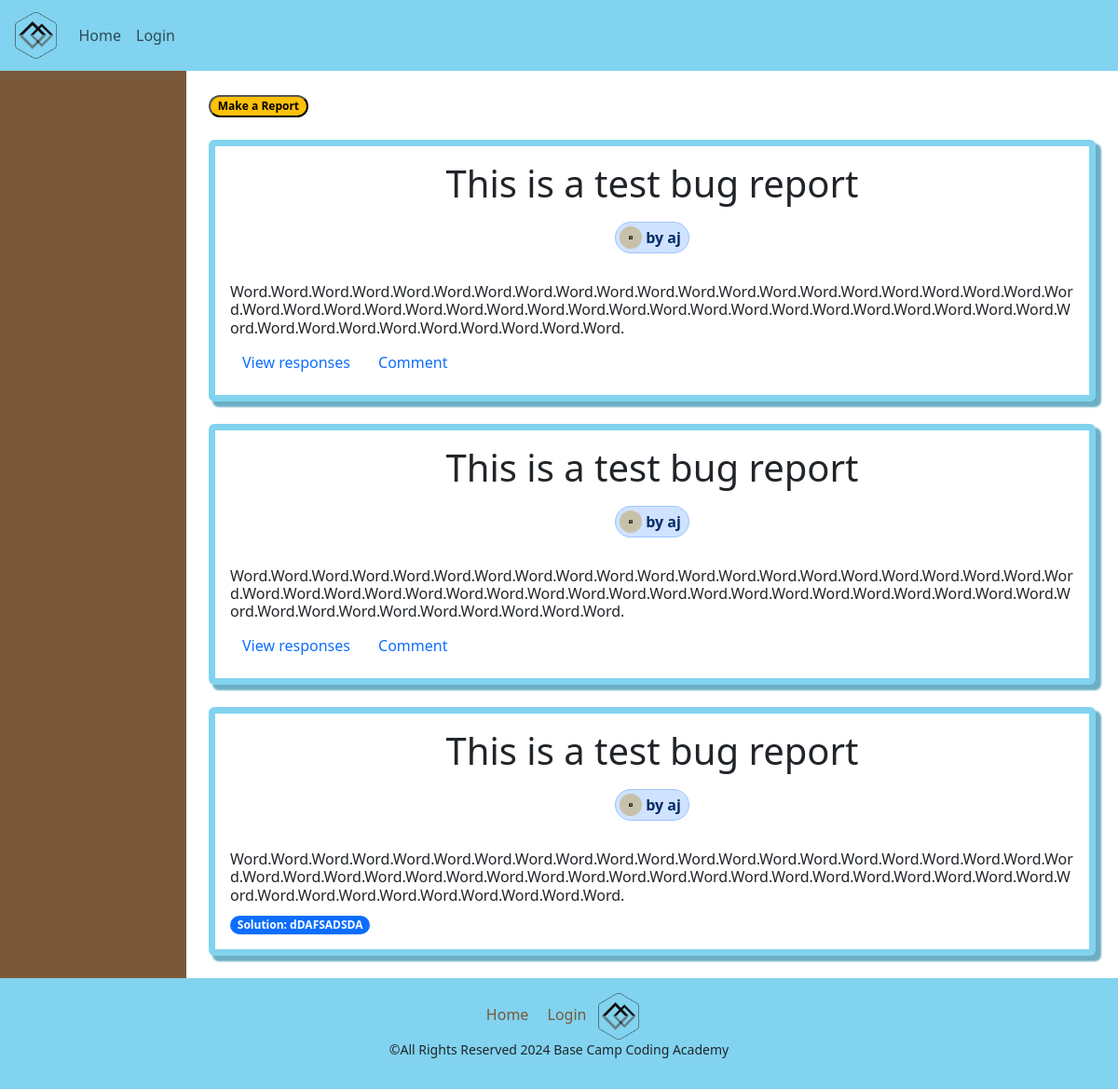
/bugBoard/, run on an earlier commit of the app's database.
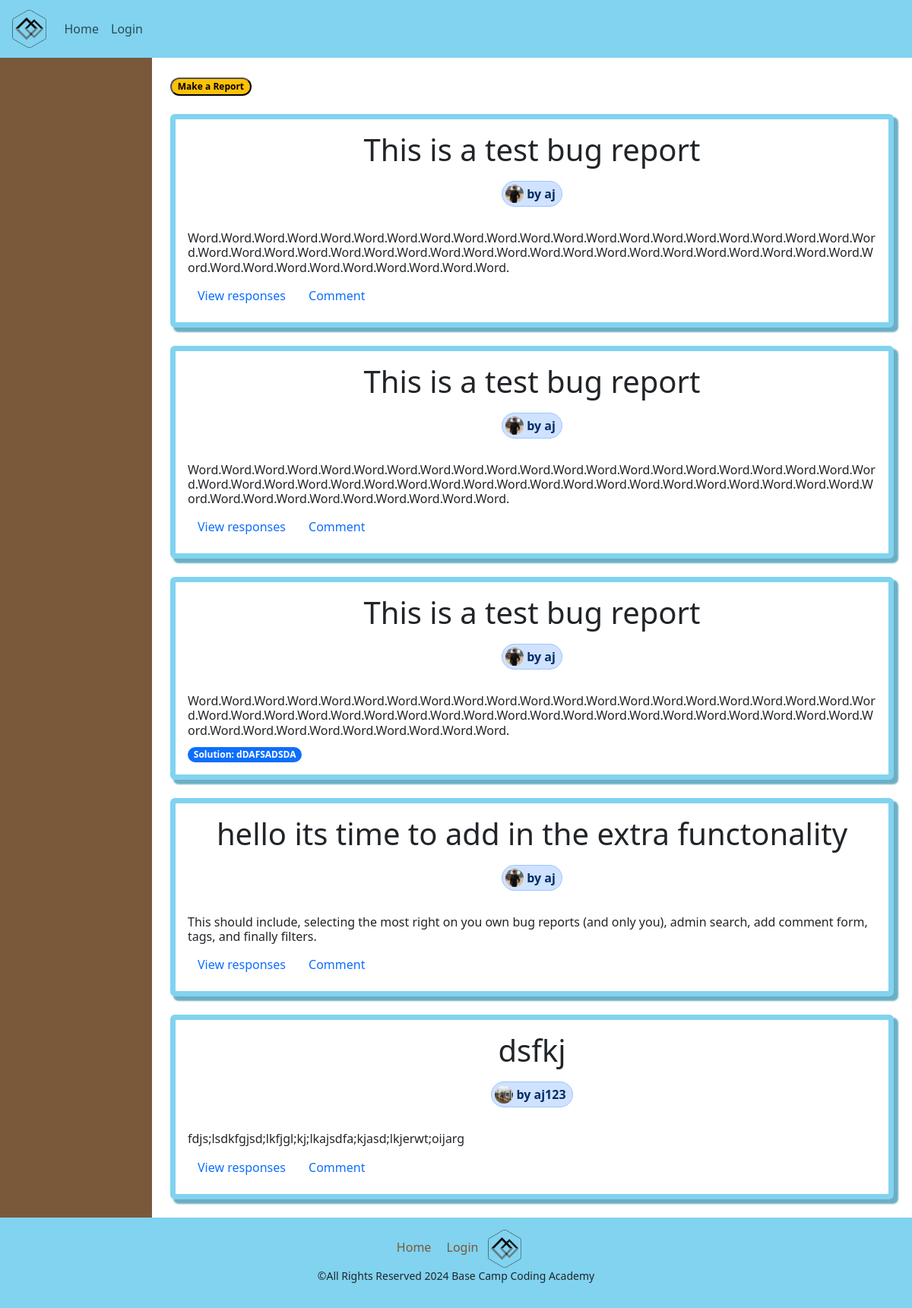
And on a later commit of the database.
### app/models.py (models this page shows, shortened)
class BugReport(models.Model):
    account = models.ForeignKey(Account, null=True, on_delete=models.SET_NULL)
    title = models.CharField(max_length=255, null=True)
    prompt = models.TextField(null=True)
    messages = models.ManyToManyField(Message, related_name='bug_reports_messages', null=True, blank=True)
    most_correct = models.OneToOneField(Message, related_name='bug_report_most_correct', null=True, blank=True, on_delete=models.SET_NULL)
    date_created = models.DateField(auto_now=True)

class Account(models.Model):
    user = models.OneToOneField(User, null=True, on_delete=models.CASCADE)
    profile_picture = models.ImageField(upload_to='profile_pics/', null=True, blank=True)

class Message(models.Model):
    account = models.ForeignKey(Account, null=True, on_delete=models.SET_NULL)
    content = models.CharField(max_length=255, unique=True)
    def __str__(self):
        return self.content

### app/views.py (the view, shortened to what this page needs)
# urls.py: path('bugBoard/', bugBoardPage, name="bugBoard"),
def bugBoardPage(request: HttpRequest) -> HttpResponse:
    report_form = reportForm()
    message_form = messageForm()
    reportList = getAllReports()
    context = {'bugReports': reportList, 'report_form': report_form, 'message_form': message_form}
    return render(request, "bugBoard.html", context)

### app/models.py (called while the page is built)
def getAllReports():
    return list(BugReport.objects.all())

### app/templates/bugBoard.html (shortened to what this page needs)
{% extends "base.html" %}
{% load static %}
{% block content %}
    <div class="container-fluid">
        <div class="row">
            <nav id="sidebar" class="col-md-3 col-lg-2 d-md-block background-brown sidebar">
            </nav>
            <main class="col-md-9 ms-sm-auto col-lg-10 px-md-4">
            <br>
            <div>
                <button class="badge text-bg-warning rounded-pill" data-bs-toggle="modal" data-bs-target="#reportModal">Make a Report</button>
            </div>
            <br>
            {% for i in bugReports %}
                {% if i.most_correct %}
                <div class="card border-blue boarderMed blue-box-shadow">
                    <div class="card-title">
                        <h1 class="mx-auto card-title row d-flex justify-content-center mt-3">
                            {{ i.title }}
                            <hr class='invisHr'>
                            <span class="minContent med-font badge d-flex align-items-center p-1 pe-2 text-primary-emphasis bg-primary-subtle border border-primary-subtle rounded-pill">
                                <img class="rounded-circle me-1" width="24" height="24" src="{% if i.account.profile_picture %}{{ i.account.profile_picture.url }}{% endif %}" alt="BCCA">by {{i.account.user}}
                            </span>
                        </h1>
                    </div>
                    <div class='card-body'>
                        <p class="card-text h6">{{ i.prompt }}</p>
                        <span class="minContent badge text-bg-primary rounded-pill"><strong>Solution:</strong> {{ i.most_correct }}</span>
                    </div>
                </div>
                <br>
                {% else %}
                    <div class="card border-blue boarderMed blue-box-shadow">
                        <div class="card-title">
                            <h1 class="mx-auto card-title row d-flex justify-content-center mt-3">
                                {{ i.title }}
                                <hr class='invisHr'>
                                <span class="minContent med-font badge d-flex align-items-center p-1 pe-2 text-primary-emphasis bg-primary-subtle border border-primary-subtle rounded-pill">
                                    <img class="rounded-circle me-1" width="24" height="24" src="{% if i.account.profile_picture %}{{ i.account.profile_picture.url }}{% endif %}" alt="BCCA">by {{i.account.user}}
                                </span>
                            </h1>
                        </div>
                        <div class='card-body'>
                            <p class="card-text h6">{{ i.prompt }}</p>
                            <button class="btn btn-link linkStripper" type="button" data-bs-toggle="collapse" data-bs-target="#collapseMessages{{ forloop.counter }}">View responses </button>
                            <button class="btn btn-link linkStripper" type="button" data-bs-toggle="modal" data-bs-target="#commentModal{{ forloop.counter }}">Comment </button>
                        </div>
                    </div>
                    <br>
            {% endif %}
            {% endfor %}
            </main>
        </div>
    </div>
{% endblock content %}

What changed in the data, as far as the page shows it:
changed through a linked row, BugReport (number 1 of 5 on the later page): account.profile_picture: picture added in place of a placeholder
changed through a linked row, BugReport (number 2 of 5 on the later page): account.profile_picture: picture added in place of a placeholder
changed through a linked row, BugReport "dDAFSADSDA": account.profile_picture: picture added in place of a placeholder
added BugReport: title "hello its time to add in the extra functonality", account.profile_picture (picture), account.user "aj", prompt "This should include, selecting the most right on you own bug reports (and only you), admin search, add comment form, tags, and finally filters."
added BugReport: title "dsfkj", account.profile_picture (picture), account.user "aj123", prompt "fdjs;lsdkfgjsd;lkfjgl;kj;lkajsdfa;kjasd;lkjerwt;oijarg"
